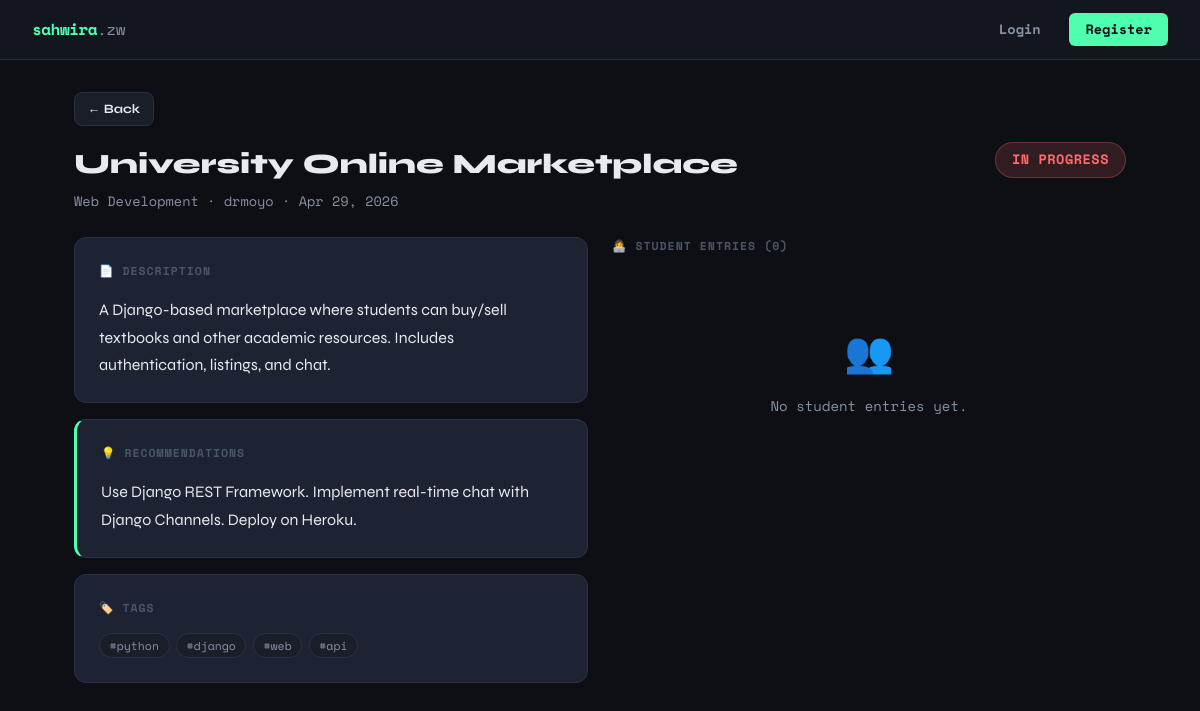
Screenshot of /project/2/ with the database file from the repository.
### core/models.py (models this page shows, shortened)
class Project(models.Model):
    STATUS_CHOICES = [
        ('completed', 'Completed'),
        ('in_progress', 'In Progress'),
    ]
    title = models.CharField(max_length=200)
    description = models.TextField()
    recommendations = models.TextField(blank=True)
    status = models.CharField(max_length=20, choices=STATUS_CHOICES, default='in_progress')
    branch = models.ForeignKey(Branch, on_delete=models.CASCADE)
    tags = models.ManyToManyField(Tag, blank=True)
    created_by = models.ForeignKey(User, on_delete=models.CASCADE)
    created_at = models.DateTimeField(auto_now_add=True)

class Branch(models.Model):
    name = models.CharField(max_length=100)
    class Meta:
        verbose_name_plural = "Branches"

class Tag(models.Model):
    name = models.CharField(max_length=50, unique=True)

### core/views.py (the view)
# urls.py: path('project/<int:id>/', views.project_detail, name='project_detail'),
def project_detail(request, id):
    project = get_object_or_404(Project, id=id)
    student_entries = StudentProject.objects.filter(project=project)
    return render(request, 'project_detail.html', {
        'project': project,
        'student_entries': student_entries,
    })

### templates/project_detail.html (shortened to what this page needs)
{% extends 'base.html' %}
{% block content %}
<div style="margin-bottom:1rem;">
  <a href="javascript:history.back()" class="btn btn-secondary btn-sm">← Back</a>
</div>
<div style="display:flex; justify-content:space-between; align-items:start; flex-wrap:wrap; gap:1rem; margin-bottom:1.5rem;">
  <div>
    <h1 style="font-size:1.75rem; font-weight:800;">{{ project.title }}</h1>
    <div style="color:var(--text2); font-family:var(--mono); font-size:0.85rem; margin-top:0.3rem;">
      {{ project.branch.name }} · {{ project.created_by.username }} · {{ project.created_at|date:"M d, Y" }}
    </div>
  </div>
  <span class="badge {% if project.status == 'completed' %}badge-green{% else %}badge-orange{% endif %}" style="font-size:0.85rem; padding:0.4rem 1rem;">
    {{ project.get_status_display }}
  </span>
</div>
<div class="grid-2" style="gap:1.5rem; align-items:start;">
  <div>
    <div class="card">
      <div class="section-label">📄 Description</div>
      <p style="color:var(--text); line-height:1.7;">{{ project.description }}</p>
    </div>
    {% if project.recommendations %}
    <div class="card" style="border-left: 3px solid var(--accent);">
      <div class="section-label">💡 Recommendations</div>
      <p style="color:var(--text); line-height:1.7;">{{ project.recommendations }}</p>
    </div>
    {% endif %}
    {% if project.tags.all %}
    <div class="card">
      <div class="section-label">🏷️ Tags</div>
      <div class="tags">
        {% for t in project.tags.all %}<span class="tag">#{{ t.name }}</span>{% endfor %}
      </div>
    </div>
    {% endif %}
  </div>
  <div>
    <div class="section-label">👩‍💻 Student Entries ({{ student_entries.count }})</div>
    {% if student_entries %}
      {% for sp in student_entries %}
      <div class="card">
        <div class="card-title">{{ sp.student.username }}</div>
        <div class="card-meta">{{ sp.created_at|date:"M d, Y" }}</div>
        <div class="card-body">
          <div style="margin-bottom:0.75rem;">
            <div style="font-size:0.75rem; font-family:var(--mono); color:var(--text2); margin-bottom:0.25rem;">PROGRESS</div>
            {{ sp.progress }}
          </div>
          <div>
            <div style="font-size:0.75rem; font-family:var(--mono); color:var(--accent2); margin-bottom:0.25rem;">WHERE STOPPED</div>
            {{ sp.where_stopped }}
          </div>
        </div>
      </div>
      {% endfor %}
    {% else %}
      <div class="empty-state">
        <span class="icon">👥</span>
        No student entries yet.
      </div>
    {% endif %}
  </div>
</div>
{% endblock %}

### templates/base.html (style rules this page uses)
:root { --bg: #0d0f14; --bg2: #13161e; --bg3: #1a1e29; --surface: #1e2333; --border: #2a3045; --accent: #4fffb0; --accent2: #ff6b6b; --accent3: #ffd166; --text: #e8eaf0; --text2: #8892a4; --text3: #4a5568; --radius: 12px; --mono: 'Space Mono', monospace; --sans: 'Syne', sans-serif; }
*, *::before, *::after { box-sizing: border-box; margin: 0; padding: 0; }
body { background: var(--bg); color: var(--text); font-family: var(--sans); min-height: 100vh; line-height: 1.6; }
a { color: var(--accent); text-decoration: none; }
.card { background: var(--surface); border: 1px solid var(--border); border-radius: var(--radius); padding: 1.5rem; margin-bottom: 1rem; transition: border-color 0.2s; }
.badge { display: inline-block; padding: 0.2rem 0.6rem; border-radius: 20px; font-size: 0.72rem; font-weight: 700; font-family: var(--mono); text-transform: uppercase; letter-spacing: 0.5px; }
.badge-orange { background: rgba(255,107,107,0.15); color: var(--accent2); border: 1px solid rgba(255,107,107,0.3); }
.btn { display: inline-flex; align-items: center; gap: 0.4rem; padding: 0.55rem 1.2rem; border-radius: 8px; font-size: 0.875rem; font-weight: 700; font-family: var(--sans); border: none; cursor: pointer; transition: all 0.2s; text-decoration: none; }
.btn-secondary { background: var(--bg3); color: var(--text); border: 1px solid var(--border); }
.btn-sm { padding: 0.35rem 0.8rem; font-size: 0.8rem; }
.tags { display: flex; flex-wrap: wrap; gap: 0.4rem; margin-top: 0.5rem; }
.tag { background: var(--bg3); color: var(--text2); border: 1px solid var(--border); border-radius: 20px; padding: 0.15rem 0.6rem; font-size: 0.72rem; font-family: var(--mono); }
.grid-2 { display: grid; grid-template-columns: 1fr 1fr; gap: 1rem; }
.section-label { font-size: 0.72rem; font-weight: 700; font-family: var(--mono); text-transform: uppercase; letter-spacing: 1px; color: var(--text3); margin-bottom: 1rem; }
.empty-state { text-align: center; padding: 3rem 1rem; color: var(--text2); font-family: var(--mono); font-size: 0.875rem; }
.empty-state .icon { font-size: 2.5rem; margin-bottom: 0.75rem; display: block; }

### rows the page displays
Project: title "University Online Marketplace", branch.name "Web Development", created_by.username "drmoyo", created_at "Apr 29, 2026", status "IN PROGRESS", description "A Django-based marketplace where students can buy/sell textbooks and other academic resources. Includes authentication, listings, and chat.", recommendations "Use Django REST Framework. Implement real-time chat with Django Channels. Deploy on Heroku."
Tag: name "python"
Tag: name "django"
Tag: name "web"
Tag: name "api"

### other values shown
{{ student_entries.count }} "0"
